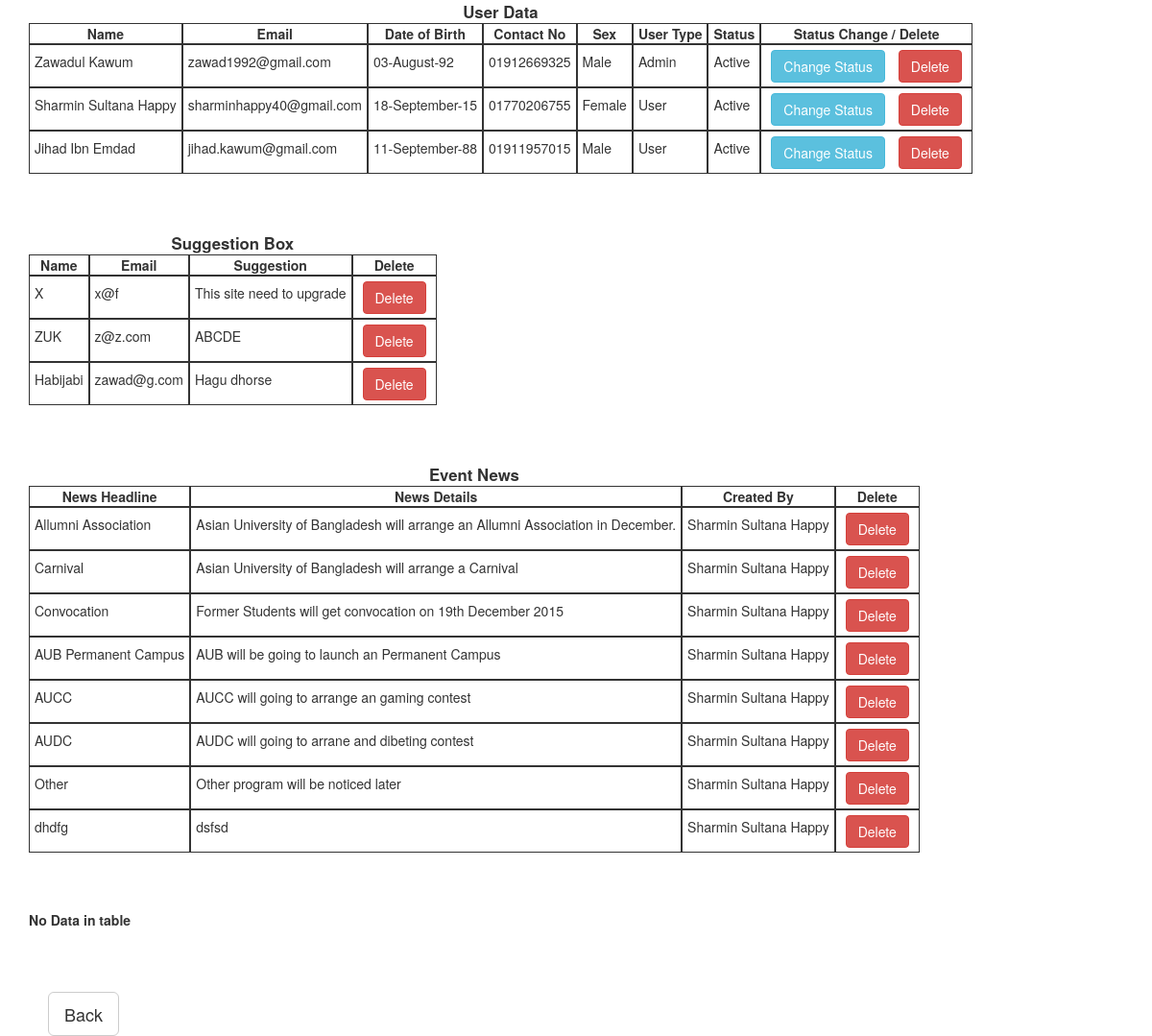
The app's page /admin.php with its own data.
### tables this page shows
CREATE TABLE IF NOT EXISTS `user` (
`id` int(11) NOT NULL,
  `name` varchar(250) NOT NULL,
  `email` varchar(120) NOT NULL,
  `password` varchar(50) NOT NULL,
  `date_of_birth` date NOT NULL,
  `contact_no` varchar(14) NOT NULL,
  `sex` tinyint(4) NOT NULL,
  `user_type` tinyint(4) NOT NULL,
  `status` tinyint(4) NOT NULL
);

CREATE TABLE IF NOT EXISTS `suggestion_box` (
`id` int(11) NOT NULL,
  `name` varchar(150) NOT NULL,
  `email` varchar(100) NOT NULL,
  `suggestion` text NOT NULL
);

CREATE TABLE IF NOT EXISTS `event_news` (
`id` int(11) NOT NULL,
  `news_headline` varchar(150) NOT NULL,
  `news_details` text NOT NULL,
  `created_by` varchar(150) NOT NULL
);

### constant.php (called while the page is built, shortened)
<?php
	$status_name = array(1=>'Active',0=>'Inactive');
	$user_type_name = array(1=>'Admin',2=>'User',3=>'Allumni Member');
	$gender = array(1=>'Male',2=>'Female');
?>

### admin.php (the view, shortened to what this page needs)
<?php
	include 'constant.php';
?>
<!DOCTYPE html>
<html>
<link href="style.css" rel="stylesheet">
<head>
	<?php include "constant.php";?>
	<link href="css/bootstrap.min.css" rel="stylesheet">
	<link href="style.css" rel="stylesheet">
	<link href="css/owl.carousel.css" rel="stylesheet">
	<link href="css/owl.theme.css" rel="stylesheet">
	<link href="css/google-code-prettify/prettify.css" rel="stylesheet">
	<link href="css/jquerysctipttop.css" rel="stylesheet">
	<link href="css/jquery.lightbox-0.5.css" rel="stylesheet">
</head>
<body>
	<div class="container">
		<?php
		$servername = "localhost";
		$username = "root";
		$password = "";
		$dbname = "ip_assignment";
		$conn = mysqli_connect($servername, $username, $password, $dbname);
		$sql = "SELECT id, name, email, date_of_birth, contact_no, sex, user_type, status FROM user";
		$result = mysqli_query($conn, $sql);
		if (mysqli_num_rows($result) > 0) {
		    ?>
		    <div class="Table">
			    <div class="Title">
			        <p>User Data</p>
			    </div>
			    <div class="Heading">
			        <div class="Cell">
			            <p>Name</p>
			        </div>
			        <div class="Cell">
			            <p>Email</p>
			        </div>
			        <div class="Cell">
			            <p>Date of Birth</p>
			        </div>
			         <div class="Cell">
			            <p>Contact No</p>
			        </div>
			         <div class="Cell">
			            <p>Sex</p>
			        </div>
			         <div class="Cell">
			            <p>User Type</p>
			        </div>
			         <div class="Cell">
			            <p>Status</p>
			        </div>
			         <div class="Cell">
			            <p>Status Change / Delete</p>
			        </div>
			    </div>
			    <?php
			    while($row = mysqli_fetch_assoc($result)) {?>
				    <div class="Row">
				        <div class="Cell">
				            <p><?php echo $row["name"];?></p>
				        </div>
				        <div class="Cell">
				            <p><?php echo $row["email"];?></p>
				        </div>
				        <div class="Cell">
				            <p><?php echo date('d-F-y',strtotime($row["date_of_birth"]));?></p>
				        </div>
				        <div class="Cell">
				            <p><?php echo $row["contact_no"];?></p>
				        </div>
				        <div class="Cell">
				            <p><?php echo $gender[$row["sex"]];?></p>
				        </div>
				        <div class="Cell">
				            <p><?php echo $user_type_name[$row["user_type"]];?></p>
				        </div>
				        <div class="Cell">
				            <p><?php echo $status_name[$row["status"]];?></p>
				        </div>
				        <div class="Cell">
				            <p><button type="button" class="btn btn-info status-button" name = "status" value = "<?php echo $row['id']; ?>">Change Status</button>
				            <button type="button" class="btn btn-danger delete-button" id="user-id" name = "delete" value = "<?php echo $row['id']; ?>" attr = "<?php echo 'user'.$row['id']; ?>">Delete</button></p>
				        </div>
				    </div>
			    <?php }?>
		    </div>
		    <?php
		} else {
			echo "<b>No Data in table</b>";
		}
		?>
		<br><br><br>
		<?php
		$suggestion_query = "SELECT id, name, email, suggestion FROM suggestion_box";
		$suggestionResult = mysqli_query($conn, $suggestion_query);
		if (mysqli_num_rows($suggestionResult) > 0) {
		    ?>
		    <div class="Table">
			    <div class="Title">
			        <p>Suggestion Box</p>
			    </div>
			    <div class="Heading">
			        <div class="Cell">
			            <p>Name</p>
			        </div>
			        <div class="Cell">
			            <p>Email</p>
			        </div>
			        <div class="Cell">
			            <p>Suggestion</p>
			        </div>
			         <div class="Cell">
			            <p>Delete</p>
			        </div>
			    </div>
			    <?php
			    while($suggentionRow = mysqli_fetch_assoc($suggestionResult)) {?>
				    <div class="Row">
				        <div class="Cell">
				            <p><?php echo $suggentionRow["name"];?></p>
				        </div>
				        <div class="Cell">
				            <p><?php echo $suggentionRow["email"];?></p>
				        </div>
				        <div class="Cell">
				            <?php echo $suggentionRow["suggestion"];?>
				        </div>
				        <div class="Cell">
				            <p>
				            <button type="button" class="btn btn-danger delete-button" name = "delete" value = "<?php echo $suggentionRow['id']; ?>" id= "suggestion-id" attr = "<?php echo 'sug'.$suggentionRow['id']; ?>">Delete</button></p>
				        </div>
				    </div>
			    <?php }?>
		    </div>
		    <?php
		} else {
			echo "<b>No Data in table</b>";
		}
		?>
		<br><br><br>
		<?php
		$eventNewsQuery = "SELECT id, news_headline, news_details, created_by FROM event_news";
		$eventNewsResult = mysqli_query($conn, $eventNewsQuery);
		if (mysqli_num_rows($eventNewsResult) > 0) {
		    ?>
		    <div class="Table">
			    <div class="Title">
			        <p>Event News</p>
			    </div>
			    <div class="Heading">
			        <div class="Cell">
			            <p>News Headline</p>
			        </div>
			        <div class="Cell">
			            <p>News Details</p>
			        </div>
			        <div class="Cell">
			            <p>Created By</p>
			        </div>
			         <div class="Cell">
			            <p>Delete</p>
			        </div>
			    </div>
			    <?php
			    while($eventNewsRow = mysqli_fetch_assoc($eventNewsResult)) {?>
				    <div class="Row">
				        <div class="Cell">
				            <p><?php echo $eventNewsRow["news_headline"];?></p>
				        </div>
				        <div class="Cell">
				            <p><?php echo $eventNewsRow["news_details"];?></p>
				        </div>
				        <div class="Cell">
				            <?php echo $eventNewsRow["created_by"];?>
				        </div>
				        <div class="Cell">
				            <p>
				            <button type="button" class="btn btn-danger delete-button" name = "delete" value = "<?php echo $eventNewsRow['id']; ?>" id= "event-id" attr = "<?php echo 'sug'.$eventNewsRow['id']; ?>">Delete</button></p>
				        </div>
				    </div>
			    <?php }?>
		    </div>
		    <?php
		} else {
			echo "<b>No Data in table</b>";
		}
		?>
		<br><br><br>
		<?php
		$photo_show = "SELECT * FROM allumni_reg_data";
		$allumniData = mysqli_query($conn, $photo_show);
		if (mysqli_num_rows($allumniData) > 0) {
		    ?>
		    <div class="Table">
			    <div class="Title">
			        <p>Allumni Association Regestered Member</p>
			    </div>
			    <div class="Heading">
			    	<div class="Cell">
			            <p>Name</p>
			        </div>
			        <div class="Cell">
			            <p>Student ID</p>
			        </div>
			        <div class="Cell">
			            <p>Batch</p>
			        </div>
			        <div class="Cell">
			            <p>Sex</p>
			        </div>
			        <div class="Cell">
			            <p>Passing Year</p>
			        </div>
			         <div class="Cell">
			            <p>Phone No</p>
			        </div>
			         <div class="Cell">
			            <p>Email</p>
			        </div>
			         <div class="Cell">
			            <p>Current Employer</p>
			        </div>
			         <div class="Cell">
			            <p>Designation</p>
			        </div>
			         <div class="Cell">
			            <p>Present-Address</p>
			        </div>
			         <div class="Cell">
			            <p>Profile-Photo</p>
			        </div>
			         <div class="Cell">
			            <p>Status</p>
			        </div>
			        <div class="Cell">
			            <p>Delete</p>
			        </div>
			    </div>
			    <?php
			    while($allumniRegData = mysqli_fetch_assoc($allumniData)) { ?>
				    <div class="Row">
				        <div class="Cell">
				            <p><?php echo $allumniRegData["name"];?></p>
				        </div>
				        <div class="Cell">
				            <p><?php echo $allumniRegData["std_id"];?></p>
				        </div>
				        <div class="Cell">
				            <?php echo $batch[$allumniRegData["batch"]];?>
				        </div>
				        <div class="Cell">
				            <?php echo $gender[$allumniRegData["sex"]];?>
				        </div>
				        <div class="Cell">
				            <?php echo $allumniRegData["passing_year"];?>
				        </div>
				        <div class="Cell">
				            <?php echo $allumniRegData["phone_no"];?>
				        </div>
				        <div class="Cell">
				            <?php echo $allumniRegData["email"];?>
				        </div>
				        <div class="Cell">
				            <?php echo $allumniRegData["current_employer"];?>
				        </div>
						 <div class="Cell">
				            <?php echo $allumniRegData["designation"];?>
				        </div>
						 <div class="Cell">
				            <?php echo $allumniRegData["present_address"];?>
				        </div>
				        <div class="Cell">
				        	<div style="padding: 8px 5px 8px 5px">
					            <?php
					            	 $profile_photo = $allumniRegData["profile_photo"];
					            	echo '<img src="uploads/'.$profile_photo.'" style="width:128px;height:150px"/>';
					           	?>
				           </div>
				        </div>
						 <div class="Cell">
				            <?php echo $status_name[$allumniRegData["status"]];?>
				        </div>
				        <div class="Cell">
				            <p>
				            <button type="button" class="btn btn-danger delete-button" name = "delete" value = "<?php echo $allumniRegData['id']; ?>" id= "allumnilist-id" attr = "<?php echo $allumniRegData['profile_photo']; ?>">Delete</button></p>
				        </div>
				    </div>
			    <?php }?>
		    </div>
		    <?php
		} else {
			echo "<b>No Data in table</b>";
		}
		?>
		<div class="form-group">
			<div class="col-lg-offset-0 col-lg-1">
				<br>
				<br>
				<br>
			  <input type="button" class="btn btn-default btn-lg" value="Back" onClick="history.go(-1);">
			</div>
		</div>
	</div>
</body>
</html>

### style.css (style rules this page uses)
* { margin: 0; padding: 0; }
p { margin: 0; padding: 0; }
html, body { margin: 0; font-family: Gotham, "Helvetica Neue", Helvetica, Arial, sans-serif; background: #FFF; vertical-align: baseline; }

### admin.php (style rules this page uses)
.Table { display: table; }
.Title { display: table-caption; text-align: center; font-weight: bold; font-size: larger; }
.Heading { display: table-row; font-weight: bold; text-align: center; }
.Row { display: table-row; height: 45px; }
.Cell { display: table-cell; border: solid; border-width: thin; padding-left: 5px; padding-right: 5px; }
.btn { margin: 5px 5px 5px 5px; }

### records on screen
user: name "Zawadul Kawum", email "zawad1992@gmail.com", date_of_birth "03-August-92", contact_no "01912669325", sex "Male", user_type "Admin", status "Active", $row['id'] 1 (drawn)
user: name "Sharmin Sultana Happy", email "sharminhappy40@gmail.com", date_of_birth "18-September-15", contact_no "01770206755", sex "Female", user_type "User", status "Active", $row['id'] 2 (drawn)
user: name "Jihad Ibn Emdad", email "jihad.kawum@gmail.com", date_of_birth "11-September-88", contact_no "01911957015", sex "Male", user_type "User", status "Active", $row['id'] 3 (drawn)
suggestion_box: name "X", email "x@f", suggestion "This site need to upgrade", $suggentionRow['id'] 1 (drawn)
suggestion_box: name "ZUK", email "z@z.com", suggestion "ABCDE", $suggentionRow['id'] 2 (drawn)
suggestion_box: name "Habijabi", email "zawad@g.com", suggestion "Hagu dhorse", $suggentionRow['id'] 3 (drawn)
event_news: news_headline "Allumni Association", news_details "Asian University of Bangladesh will arrange an Allumni Association in December.", created_by "Sharmin Sultana Happy", $eventNewsRow['id'] 1 (drawn)
event_news: news_headline "Carnival", news_details "Asian University of Bangladesh will arrange a Carnival", created_by "Sharmin Sultana Happy", $eventNewsRow['id'] 2 (drawn)
event_news: news_headline "Convocation", news_details "Former Students will get convocation on 19th December 2015", created_by "Sharmin Sultana Happy", $eventNewsRow['id'] 3 (drawn)
event_news: news_headline "AUB Permanent Campus", news_details "AUB will be going to launch an Permanent Campus", created_by "Sharmin Sultana Happy", $eventNewsRow['id'] 4 (drawn)
event_news: news_headline "AUCC", news_details "AUCC will going to arrange an gaming contest", created_by "Sharmin Sultana Happy", $eventNewsRow['id'] 5 (drawn)
event_news: news_headline "AUDC", news_details "AUDC will going to arrane and dibeting contest", created_by "Sharmin Sultana Happy", $eventNewsRow['id'] 6 (drawn)
event_news: news_headline "Other", news_details "Other program will be noticed later", created_by "Sharmin Sultana Happy", $eventNewsRow['id'] 7 (drawn)
event_news: news_headline "dhdfg", news_details "dsfsd", created_by "Sharmin Sultana Happy", $eventNewsRow['id'] 9 (drawn)
